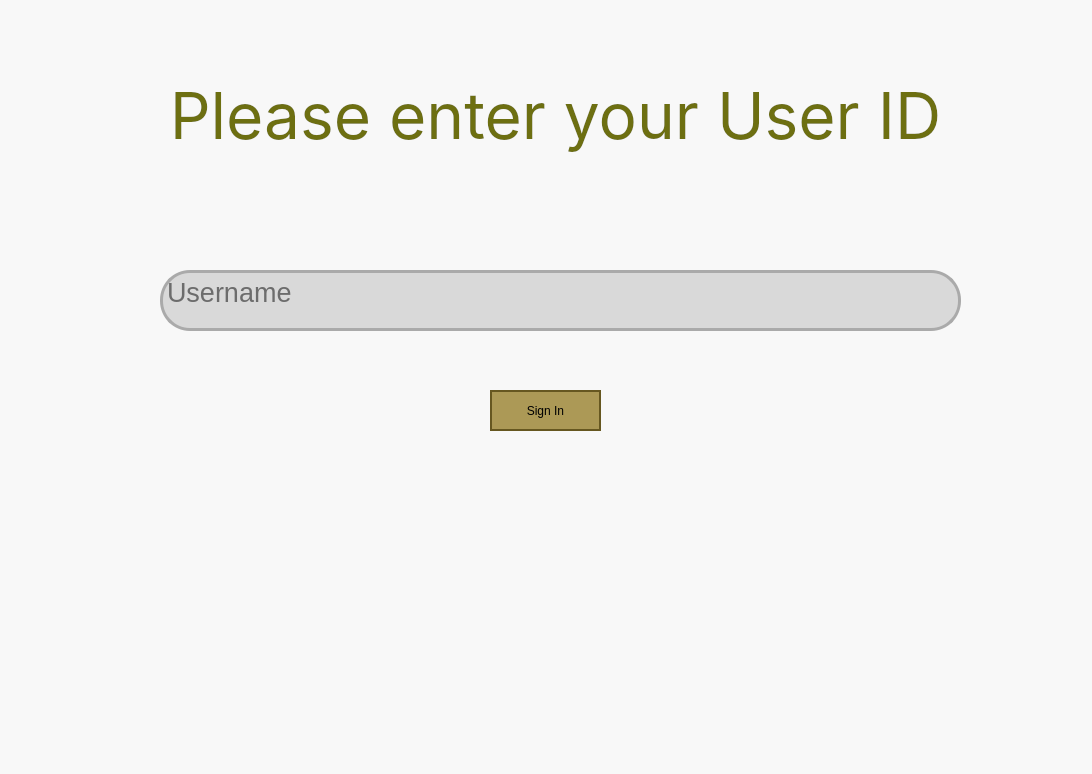
<?xml version="1.0" encoding="UTF-8"?>
<ui version="4.0">
 <class>LoginScreen</class>
 <widget class="QWidget" name="LoginScreen">
  <property name="geometry">
   <rect>
    <x>0</x>
    <y>0</y>
    <width>1092</width>
    <height>774</height>
   </rect>
  </property>
  <property name="windowTitle">
   <string>LoginScreen</string>
  </property>
  <property name="autoFillBackground">
   <bool>false</bool>
  </property>
  <property name="styleSheet">
   <string notr="true">background: #F8F8F8; </string>
  </property>
  <widget class="QWidget" name="centralwidget" native="true">
   <property name="geometry">
    <rect>
     <x>0</x>
     <y>0</y>
     <width>1092</width>
     <height>821</height>
    </rect>
   </property>
   <widget class="QPushButton" name="pushButton">
    <property name="geometry">
     <rect>
      <x>490</x>
      <y>390</y>
      <width>111</width>
      <height>41</height>
     </rect>
    </property>
    <property name="styleSheet">
     <string notr="true">border-radius: 30px;
border: 2px solid #665720;
background: #AC9956;</string>
    </property>
    <property name="text">
     <string>Sign In</string>
    </property>
   </widget>
   <widget class="QLabel" name="label">
    <property name="geometry">
     <rect>
      <x>170</x>
      <y>70</y>
      <width>771</width>
      <height>91</height>
     </rect>
    </property>
    <property name="font">
     <font>
      <family>Inter</family>
      <pointsize>-1</pointsize>
      <italic>false</italic>
      <bold>false</bold>
     </font>
    </property>
    <property name="styleSheet">
     <string notr="true">color: #6D6F11;
text-align: center;
font-family: Inter;
font-size: 64px;
font-style: normal;
font-weight: 400;
line-height: normal;</string>
    </property>
    <property name="text">
     <string>Please enter your User ID</string>
    </property>
    <property name="alignment">
     <set>Qt::AlignCenter</set>
    </property>
   </widget>
   <widget class="QTextEdit" name="textEdit">
    <property name="geometry">
     <rect>
      <x>160</x>
      <y>270</y>
      <width>801</width>
      <height>61</height>
     </rect>
    </property>
    <property name="font">
     <font>
      <pointsize>20</pointsize>
     </font>
    </property>
    <property name="autoFillBackground">
     <bool>false</bool>
    </property>
    <property name="styleSheet">
     <string notr="true">border-radius: 30px;
border: 3px solid #AAA;
background: #D9D9D9;</string>
    </property>
    <property name="lineWidth">
     <number>2</number>
    </property>
    <property name="sizeAdjustPolicy">
     <enum>QAbstractScrollArea::AdjustToContents</enum>
    </property>
    <property name="tabChangesFocus">
     <bool>true</bool>
    </property>
    <property name="html">
     <string>&lt;!DOCTYPE HTML PUBLIC &quot;-//W3C//DTD HTML 4.0//EN&quot; &quot;http://www.w3.org/TR/REC-html40/strict.dtd&quot;&gt;
&lt;html&gt;&lt;head&gt;&lt;meta name=&quot;qrichtext&quot; content=&quot;1&quot; /&gt;&lt;meta charset=&quot;utf-8&quot; /&gt;&lt;style type=&quot;text/css&quot;&gt;
p, li { white-space: pre-wrap; }
hr { height: 1px; border-width: 0; }
li.unchecked::marker { content: &quot;\2610&quot;; }
li.checked::marker { content: &quot;\2612&quot;; }
&lt;/style&gt;&lt;/head&gt;&lt;body style=&quot; font-family:'Segoe UI'; font-size:20pt; font-weight:400; font-style:normal;&quot;&gt;
&lt;p style=&quot;-qt-paragraph-type:empty; margin-top:0px; margin-bottom:0px; margin-left:0px; margin-right:0px; -qt-block-indent:0; text-indent:0px;&quot;&gt;&lt;br /&gt;&lt;/p&gt;&lt;/body&gt;&lt;/html&gt;</string>
    </property>
    <property name="placeholderText">
     <string>Username</string>
    </property>
   </widget>
   <widget class="QLabel" name="label_2">
    <property name="geometry">
     <rect>
      <x>-10</x>
      <y>310</y>
      <width>571</width>
      <height>441</height>
     </rect>
    </property>
    <property name="text">
     <string/>
    </property>
    <property name="pixmap">
     <pixmap>../assets/butterfly_guy.jpg</pixmap>
    </property>
   </widget>
   <zorder>label_2</zorder>
   <zorder>pushButton</zorder>
   <zorder>label</zorder>
   <zorder>textEdit</zorder>
  </widget>
  <widget class="QMenuBar" name="menubar">
   <property name="geometry">
    <rect>
     <x>0</x>
     <y>0</y>
     <width>1092</width>
     <height>22</height>
    </rect>
   </property>
  </widget>
  <widget class="QStatusBar" name="statusbar">
   <property name="geometry">
    <rect>
     <x>0</x>
     <y>0</y>
     <width>3</width>
     <height>21</height>
    </rect>
   </property>
  </widget>
 </widget>
 <resources>
  <include location="../application.qrc"/>
 </resources>
 <connections/>
</ui>
